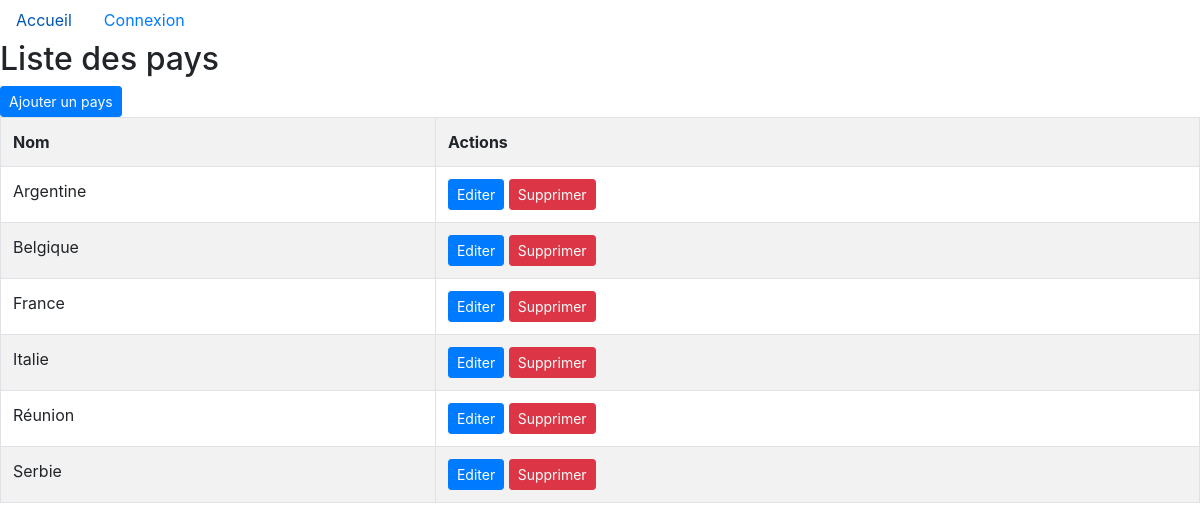
The app's page /manager/country/list.php with its own data.
### tables this page shows
CREATE TABLE `country` (
  `id` int(11) NOT NULL,
  `name` varchar(255) NOT NULL
);

### dbmanager.php (called while the page is built, shortened)
<?php
function getCountries() {
  $db = db_connect();
  $countries = null;
  if ($db) {
    $query = $db->prepare(
      'SELECT * FROM country ORDER BY name ASC');
    $result = $query->execute();
    if ($result) {
      $countries = $query->fetchAll(PDO::FETCH_ASSOC);
      return $countries;
    }
  }
  return $countries;
}
?>

### manager/country/list.php (the view)
<?php
require_once('../../dbmanager.php');
include('../../templates/header.php');
$countries = getCountries();
?>
<h2>Liste des pays</h2>
<a class="btn btn-primary btn-sm" href="add.php">Ajouter un pays</a>
<table class="table table-bordered table-striped">
  <tr>
    <th>Nom</th>
    <th>Actions</th>
  </tr>
  <?php foreach($countries as $country): ?>
    <tr>
      <td><?php echo $country['name'] ?></td>
      <td>
        <a
          class="btn btn-primary btn-sm"
          href="edit.php?id=<?php echo $country['id'] ?>">Editer</a>
        <a
          class="btn btn-danger btn-sm"
          href="delete.php?id=<?php echo $country['id'] ?>">Supprimer</a>
      </td>
    </tr>
  <?php endforeach ?>
</table>
<?php include('../../templates/footer.php'); ?>

### templates/header.php (shortened to what this page needs)
<?php
$isUserConnected = false;
?>
<!DOCTYPE html>
<html lang="en" dir="ltr">
  <head>
    <link
      rel="stylesheet"
      href="<?php echo BASE_URL ?>/static/css/bootstrap.min.css">
      <link
        rel="stylesheet"
        href="<?php echo BASE_URL ?>/static/css/styles.css">
  </head>
  <body>
    <nav>
      <ul class="nav">
        <li class="nav-item">
          <a class="nav-link" href="<?php echo BASE_URL ?>/index.php">Accueil</a>
        </li>
        <li class="nav-item">
          <?php
            if ($isUserConnected) {
              echo '<a class="nav-link" href="'.BASE_URL.'/logout.php">';
              echo $_SESSION['user']['firstname'].' (Déconnexion)</a>';
            } else {
              echo '<a class="nav-link" href="'.BASE_URL.'/login_form.php">Connexion</a>';
            }
          ?>
        </li>
      </ul>
    </nav>

### templates/footer.php
</body>
</html>

### records on screen
country: name "Argentine"
country: name "Belgique"
country: name "France"
country: name "Italie"
country: name "Réunion"
country: name "Serbie"
